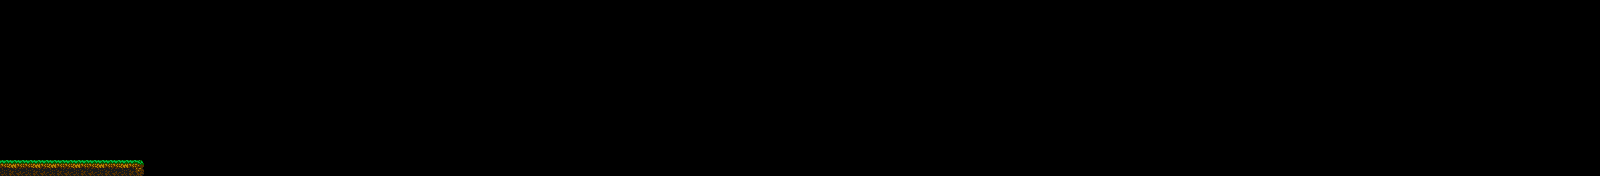

Tiled map render using the project's own tile images. Description and the map definition, with tile-layer contents summarised, below:
An orthogonal 200x22 tile map with 8x8 px tiles, 2 tile layers (Tile Layer 1, decoration) and 1 object (wall).

<map version="1.2" tiledversion="1.2.4" orientation="orthogonal" renderorder="right-down" width="200" height="22" tilewidth="8" tileheight="8" infinite="0" nextlayerid="4" nextobjectid="2">
 <tileset firstgid="1" source="tilesheet_plains.tsx" />
 <layer id="1" name="Tile Layer 1" width="200" height="22">
  <data>[4400 cells, 36 non-empty, 4 distinct tile ids]</data>
 </layer>
 <layer id="2" name="decoration" width="200" height="22">
  <data>[4400 cells, 36 non-empty, 7 distinct tile ids]</data>
 </layer>
 <objectgroup id="3" name="obj">
  <object id="1" name="wall" type="wall" x="0" y="160" width="144" height="8" />
 </objectgroup>
</map>
